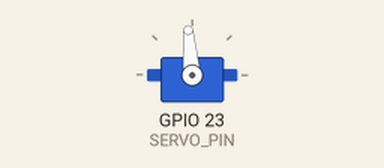
Simulated run of this program. Board: ESP32. Parts: servo. Servo pulses on a pin are drawn as a servo (544–2400 µs = 0–180°); what the program prints to the serial monitor is not drawn.

Above: at 0.75 s.
Timing chart, 0 to 21.5 s (numbered marks = the images above):
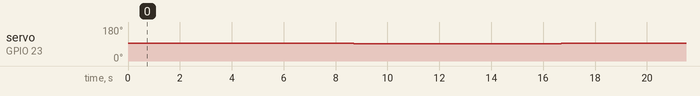

The program:

main.cpp
```cpp
#include <Arduino.h>

// Точний тест типу серво: зсув на 20 мкс від центру (1500).
// Позиційне — зрушить на кілька градусів і зупиниться.
// Безперервне (або зламаний потенціометр) — крутитиметься без кінця.
static const int SERVO_PIN = 23;

void pulseUs(int us) {
  Serial.printf("pulse=%d us\n", us);
  ledcWrite(SERVO_PIN, (uint32_t)us * 65535 / 20000);
}

void setup() {
  Serial.begin(115200);
  delay(400);
  Serial.println();
  Serial.println("=== SERVO TYPE TEST v2 ===");
  ledcAttach(SERVO_PIN, 50, 16);
  delay(300);
}

void loop() {
  Serial.println("-> 1520 us на 8 с (має ледь зрушити й стати)");
  pulseUs(1520);
  delay(8000);

  Serial.println("-> 1480 us на 8 с (має ледь зрушити назад і стати)");
  pulseUs(1480);
  delay(8000);
}
```

Measured:
- by itself, servo on GPIO 23 (SERVO_PIN): alternates 95° for 8.0 s and 91° for 8.0 s
